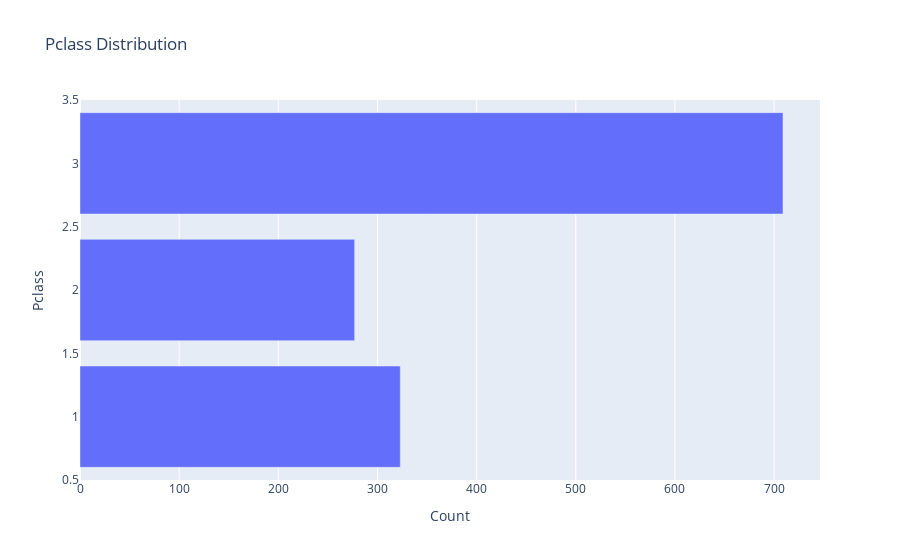

Notebook cell for this chart:
### Markdown cell above
5. Horizontal bar chart (Горизонтальная столбчатая диаграмма)

### Code cell
fig = px.bar(data, x=data['Pclass'].value_counts().values, y=data['Pclass'].value_counts().index, orientation='h',
             title='Pclass Distribution', labels={'x': 'Count', 'y': 'Pclass'})
fig.show()

### Figure 1 — Plotly figure (JSON) as saved in the notebook; plotly's stock layout.template omitted (floating-point values rounded to 4 significant figures)
{"data": [{"alignmentgroup": "True", "hovertemplate": "Count=%{x}<br>Pclass=%{y}<extra></extra>", "legendgroup": "", "marker": {"color": "#636efa", "pattern": {"shape": ""}}, "name": "", "offsetgroup": "", "orientation": "h", "showlegend": false, "textposition": "auto", "type": "bar", "x": [709, 323, 277], "xaxis": "x", "y": [3, 1, 2], "yaxis": "y"}], "layout": {"barmode": "relative", "legend": {"tracegroupgap": 0}, "title": {"text": "Pclass Distribution"}, "xaxis": {"anchor": "y", "domain": [0, 1], "title": {"text": "Count"}}, "yaxis": {"anchor": "x", "domain": [0, 1], "title": {"text": "Pclass"}}}}
